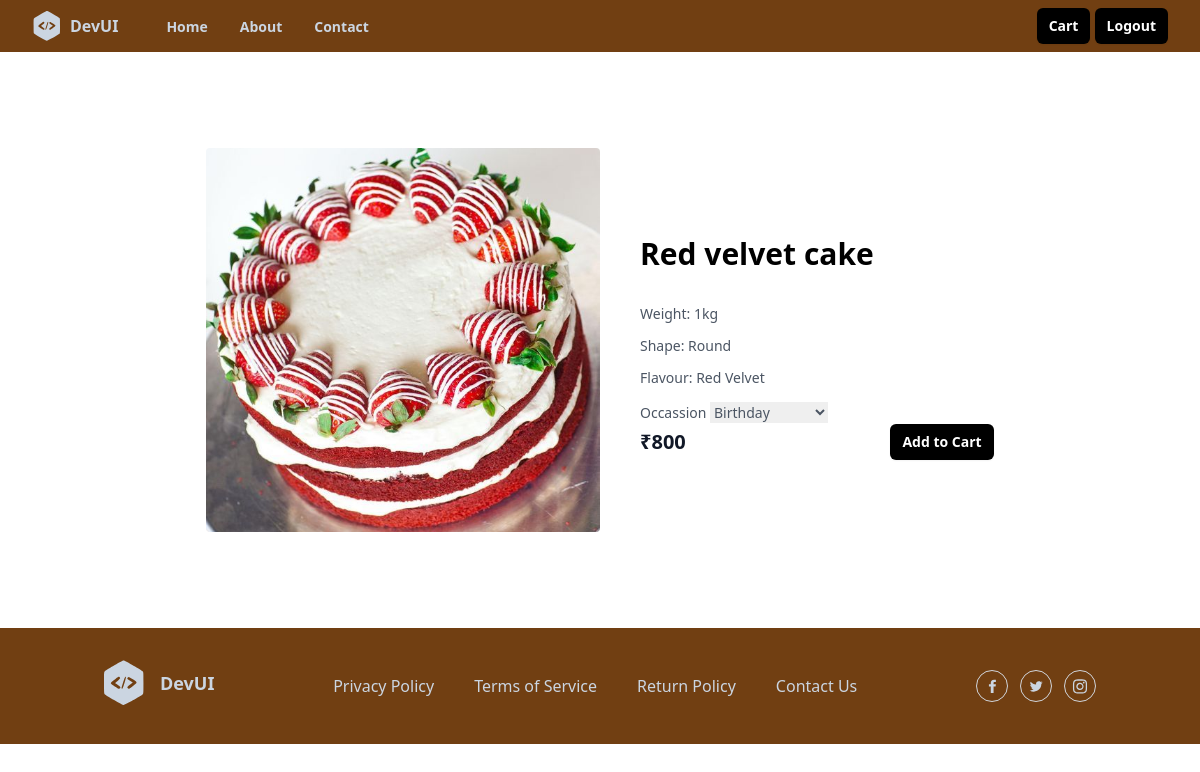
The app's page /cake/4/details with its own data.
### shop/models.py (models this page shows, shortened)
class CakeVarient(models.Model):
    cake_object=models.ForeignKey(Cake,on_delete=models.CASCADE,related_name='cakeitem')
    flavour_object=models.ForeignKey(Flavour,on_delete=models.CASCADE,)
    category_object=models.ForeignKey(Category,on_delete=models.CASCADE,name="cakecategory")
    image=models.ImageField(upload_to="cake_images",default="default.jpg",null=True,blank=True)
    shape_opt=(
        ("Square","Square"),
        ("Rectangle","Rectangle"),
        ("Heart","Heart"),
        ("Round","Round"),
        ("Custom","Custom"),
   )
    shape=models.CharField(max_length=150,choices=shape_opt,default="custom")
    weight_opt=(
        ("250gm","250gm"),
        ("500gm","500gm"),
        ("1kg","1kg"),
        ("1.5kg","1.5kg"),
        ("2kg","2kg"),
        ("Custom","Custom"),
    )
    weight=models.CharField(max_length=150,choices=weight_opt,default="500")
    price=models.PositiveIntegerField()
    created_date=models.DateTimeField(auto_now_add=True)
    updated_date=models.DateTimeField(auto_now=True)
    is_active=models.BooleanField(default=True)

class Cake(models.Model):
    name=models.CharField(max_length=150,unique=True)
    Occasion_object=models.ManyToManyField(Occasion)
    created_date=models.DateTimeField(auto_now_add=True)
    updated_date=models.DateTimeField(auto_now=True)
    is_active=models.BooleanField(default=True)

class Flavour(models.Model):
    flavour_name=models.CharField(max_length=150,unique=True)
    created_date=models.DateTimeField(auto_now_add=True)
    updated_date=models.DateTimeField(auto_now=True)
    is_active=models.BooleanField(default=True)

### shop/views.py (the view)
# urls.py: path("cake/<int:pk>/details",views.CakeDetailsView.as_view(),name="cake-details"),
class CakeDetailsView(View):
    def get(self,request,*args,**kwargs):
        id=kwargs.get("pk")
        qs=CakeVarient.objects.get(id=id)
        return render (request,"cake_detail.html",{"data":qs})

### shop/templates/cake_detail.html (shortened to what this page needs)
{%extends 'base.html'%}
{%load static%}
{%block main_block%}
<section class="overflow-hidden">
  <div class="mx-auto max-w-5xl px-5 py-24">
    <div class="mx-auto flex flex-wrap items-center lg:w-4/5">
      <img
        alt="Nike Air Max 21A"
        class="h-64 w-full rounded object-cover lg:h-96 lg:w-1/2"
        src="{{data.image.url}}"
      />
      <div class="mt-6 w-full lg:mt-0 lg:w-1/2 lg:pl-10">
        <h1 class="my-4 text-3xl font-semibold text-black"> {{data.cake_object.name}}</h1>
        <p class="mt-3 text-sm text-gray-600">
          Weight: {{data.weight}}
         </p>
         <p class="mt-3 text-sm text-gray-600">
           Shape: {{data.shape}}
          </p>
          <p class="mt-3 text-sm text-gray-600">
           Flavour: {{data.flavour_object.flavour_name}}
          </p>
          <div class="mt-3" >
            <form action="{% url 'add-to-basket' data.id %}" method="post">
             <div>
              <span class="mt-3 text-sm text-gray-600">
                  Occassion
              <select name="occasion" id="">
                {%for oc in data.cake_object.Occasion_object.all %}
                 <option value=" {{oc.occasion_name}}"> {{oc.occasion_name}}</option>
                {%endfor%}
              </select>
            </span>
             </div>
            </form>
          </div>
        <div class="flex items-center justify-between">
          <span class="title-font text-xl font-bold text-gray-900">
            ₹{{data.price}}
          </span>
          <button
            type="button"
            class="rounded-md bg-black px-3 py-2 text-sm font-semibold text-white shadow-sm hover:bg-black/80 focus-visible:outline focus-visible:outline-2 focus-visible:outline-offset-2 focus-visible:outline-black"
          >
            Add to Cart
          </button>
        </div>
      </div>
    </div>
  </div>
</section>
{%endblock%}

### records on screen
CakeVarient: image (picture), cake_object.name "Red velvet cake", weight "1kg", shape "Round", flavour_object.flavour_name "Red Velvet", price "800"

### other values on screen
form field occasion "Birthday"
